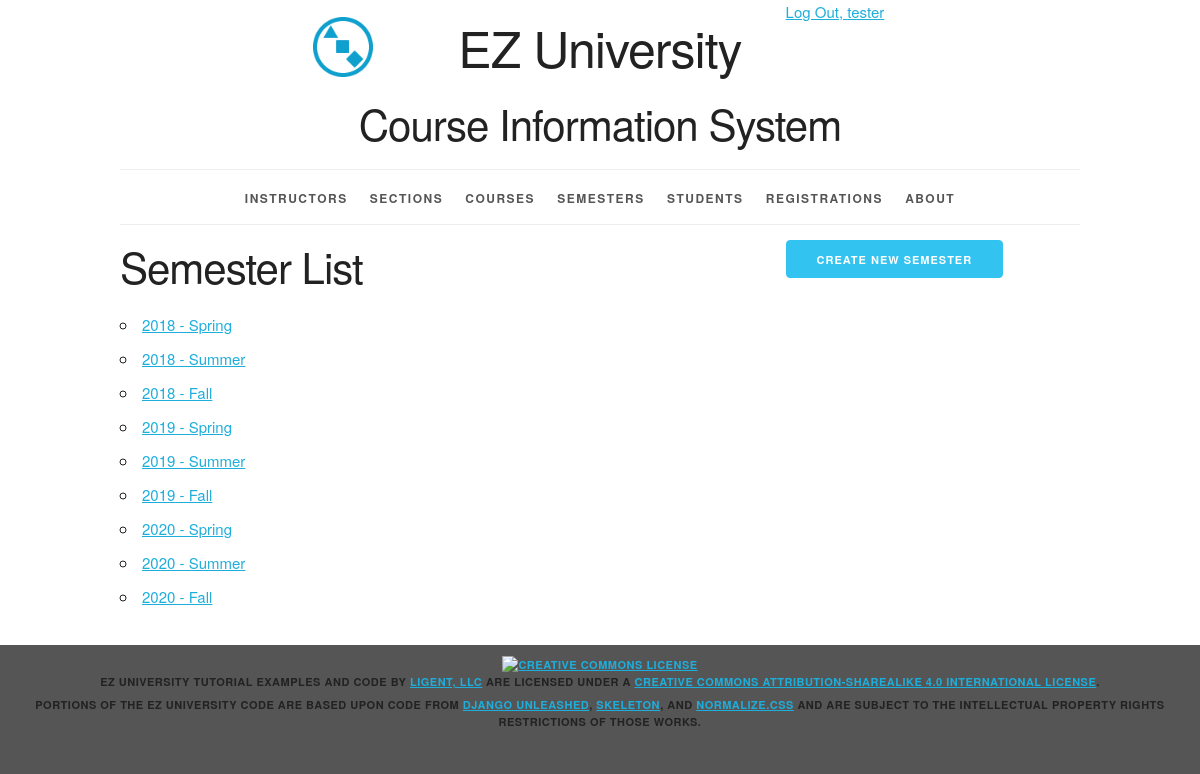
Screenshot of /semester/ (signed in) with the database file from the repository.
### courseInfo/models.py (models this page shows, shortened)
class Semester(models.Model):
    semester_id = models.AutoField(primary_key=True)
    year = models.ForeignKey(Year, related_name='semesters', on_delete=models.PROTECT)
    period = models.ForeignKey(Period, related_name='semesters', on_delete=models.PROTECT)
    def __str__(self):
        return '%s - %s' % (self.year.year, self.period.period_name)
    def get_absolute_url(self):
        return reverse('courseInfo_semester_detail_urlpattern', kwargs={'pk':self.pk})
    class Meta:
        ordering =['year__year', 'period__period_sequence']
        unique_together=('year', 'period')

class Year(models.Model):
    year_id = models.AutoField(primary_key=True)
    year = models.IntegerField(unique=True)
    class Meta:
        ordering = ['year']

class Period(models.Model):
    period_id = models.AutoField(primary_key=True)
    period_sequence = models.IntegerField(unique=True)
    period_name=models.CharField(max_length=45,unique=True)
    class Meta:
        ordering = ['period_sequence']

### courseInfo/views.py (the view)
class SemesterList(LoginRequiredMixin, PermissionRequiredMixin, ListView):
    model = Semester
    permission_required = 'courseInfo.view_semester'

### courseInfo/templates/courseInfo/semester_list.html (shortened to what this page needs)
{% extends 'courseInfo/base.html' %}
{% block create_button %}
    {% if perms.courseInfo.add_semester %}
        <a
                href="{% url 'courseInfo_semester_create_urlpattern' %}"
                class="button button-primary">
            Create New Semester</a>
    {% endif %}
{% endblock %}
{% block org_content %}
    <h2>Semester List</h2>
    <ul>
        {% for semester in semester_list %}
            <li>
                <a href="{{ semester.get_absolute_url }}">
                    {{ semester }}</a>
            </li>
        {% empty %}
            <li><em>There are currently no semesters available.</em></li>
        {% endfor %}
    </ul>
{% endblock %}

### courseInfo/templates/courseInfo/base.html (shortened to what this page needs)
{% load staticfiles %}
<!DOCTYPE html>
<html lang="en">
<head>
    <link rel="stylesheet" type="text/css"
          href="{% static 'courseInfo/normalize.css' %}">
    <link rel="stylesheet" type="text/css"
          href="{% static 'courseInfo/skeleton.css' %}">
    <link rel="stylesheet" type="text/css"
          href="{% static 'courseInfo/style.css' %}">
</head>
<body>
<div class="container">
    <div class="status row">
        <div class="offset-by-eight four columns">
            <ul class="inline">
                {% if user.is_authenticated %}
                    <li><a href="{% url 'logout_urlpattern' %}">
                        Log Out, {{ user.get_username }}</a></li>
                {% else %}
                    <li><a href="{% url 'login_urlpattern' %}">
                        Log In</a></li>
                {% endif %}
            </ul>
        </div>
    </div>
    <header class="row">
        <div class="offset-by-one ten columns">
            <h1 class="logo">EZ University</h1>
            <h2>Course Information System</h2>
        </div>
    </header>
    <nav>
        <ul>
            {% if perms.courseInfo.view_instructor %}
                <li>
                    <a href="{% url 'courseInfo_instructor_list_urlpattern' %}">
                        Instructors</a></li>
            {% endif %}
            {% if perms.courseInfo.view_section %}
                <li>
                    <a href="{% url 'courseInfo_section_list_urlpattern' %}">
                        Sections</a></li>
            {% endif %}
            {% if perms.courseInfo.view_course %}
                <li>
                    <a href="{% url 'courseInfo_course_list_urlpattern' %}">
                        Courses</a></li>
            {% endif %}
            {% if perms.courseInfo.view_semester %}
                <li>
                    <a href="{% url 'courseInfo_semester_list_urlpattern' %}">
                        Semesters</a></li>
            {% endif %}
            {% if perms.courseInfo.view_student %}
                <li>
                    <a href="{% url 'courseInfo_student_list_urlpattern' %}">
                        Students</a></li>
            {% endif %}
            {% if perms.courseInfo.view_registration %}
                <li>
                    <a href="{% url 'courseInfo_registration_list_urlpattern' %}">
                        Registrations</a></li>
            {% endif %}
            <li>
                <a href="{% url 'about_urlpattern' %}">
                    About</a></li>
        </ul>
    </nav>
    <main>
        {% block content %}
            <div class="row">
                <section class="eight columns">
                    {% block org_content %}{% endblock %}
                </section>
                <section class="desktop four columns">
                    {% block create_button %}{% endblock %}
                </section>
            </div>
        {% endblock %}
    </main>
</div>
<footer>
    <p>
        <a rel="license" href="http://creativecommons.org/licenses/by-sa/4.0/">
            <img alt="Creative Commons License" style="border-width:0"
                 src="https://i.creativecommons.org/l/by-sa/4.0/88x31.png"/>
        </a><br/><span property="dct:title">EZ University Tutorial Examples and Code</span>
        by
        <a href="https://www.ligent.net" property="cc:attributionName"
           rel="cc:attributionURL">Ligent, LLC</a> are licensed under a
        <a rel="license" href="http://creativecommons.org/licenses/by-sa/4.0/">Creative Commons Attribution-ShareAlike
            4.0 International License</a>.
    </p>
    <p>Portions of the EZ University code are based upon code from
        <a href="https://django-unleashed.com">Django Unleashed</a>,
        <a href="http://getskeleton.com/">Skeleton</a>, and
        <a href="https://necolas.github.io/normalize.css/">Normalize.css</a> and
        are subject to the intellectual property rights restrictions of those works.
    </p>
</footer>
</body>
</html>

### courseInfo/static/courseInfo/skeleton.css (style rules this page uses)
.container { position: relative; width: 100%; max-width: 960px; margin: 0 auto; padding: 0 20px; box-sizing: border-box; }
.column, .columns { width: 100%; float: left; box-sizing: border-box; }
@media (min-width: 400px) { .container { width: 85%; padding: 0; } }
@media (min-width: 550px) { .container { width: 80%; } }
@media (min-width: 550px) { .column, .columns { margin-left: 4%; } }
@media (min-width: 550px) { .column:first-child, .columns:first-child { margin-left: 0; } }
@media (min-width: 550px) { .four.columns { width: 30.6666666667%; } }
@media (min-width: 550px) { .eight.columns { width: 65.3333333333%; } }
@media (min-width: 550px) { .ten.columns { width: 82.6666666667%; } }
@media (min-width: 550px) { .offset-by-one.column, .offset-by-one.columns { margin-left: 8.66666666667%; } }
@media (min-width: 550px) { .offset-by-eight.column, .offset-by-eight.columns { margin-left: 69.3333333333%; } }
html { font-size: 62.5%; }
body { font-size: 1.5em; line-height: 1.6; font-weight: 400; font-family: "Raleway", "HelveticaNeue", "Helvetica Neue", Helvetica, Arial, sans-serif; color: #222; }
h1, h2, h3, h4, h5, h6 { margin-top: 0; margin-bottom: 2rem; font-weight: 300; }
h1 { font-size: 4.0rem; line-height: 1.2; letter-spacing: -.1rem; }
h2 { font-size: 3.6rem; line-height: 1.25; letter-spacing: -.1rem; }
@media (min-width: 550px) { h1 { font-size: 5.0rem; } }
@media (min-width: 550px) { h2 { font-size: 4.2rem; } }
p { margin-top: 0; }
a { color: #1EAEDB; }
.button, button, input[type="submit"], input[type="reset"], input[type="button"] { display: inline-block; height: 38px; padding: 0 30px; color: #555; text-align: center; font-size: 11px; font-weight: 600; line-height: 38px; letter-spacing: .1rem; text-transform: uppercase; text-decoration: none; white-space: nowrap; background-color: transparent; border-radius: 4px; border: 1px solid #bbb; cursor: pointer; box-sizing: border-box; }
.button.button-primary, button.button-primary, input[type="submit"].button-primary, input[type="reset"].button-primary, input[type="button"].button-primary { color: #FFF; background-color: #33C3F0; border-color: #33C3F0; }
ul { list-style: circle inside; }
ol, ul { padding-left: 0; margin-top: 0; }
li { margin-bottom: 1rem; }
button, .button { margin-bottom: 1rem; }
pre, blockquote, dl, figure, table, p, ul, ol, form { margin-bottom: 2.5rem; }
.container:after, .row:after, .u-cf { content: ""; display: table; clear: both; }

### courseInfo/static/courseInfo/style.css (style rules this page uses)
.desktop { display: none; }
@media (min-width: 550px) { .desktop { display: block; } }
html { height: 100%; background-color: #555; }
body { background-color: white; }
body>div>header { text-align: center;; }
header h1 { display: inline-block; font-weight: normal; font-style: normal; width: 100%; margin-top: 0; padding-top: 0; }
.logo { padding-top: 50px; background-image: url("/static/courseInfo/logo.png"); background-size: 50px; background-repeat: no-repeat; background-position: top; }
@media (min-width: 750px) { .logo { padding-top: 0; background-size: contain; background-position: 0% 0%; } }
@media (min-width: 1000px) { .logo { background-position: 10% 0%; } }
@media (min-width: 1200px) { .logo { background-position: 15% 0%; } }
nav { border-top: 1px solid #eee; width: 100%; border-bottom: 1px solid #eee; margin: 0 0 1em; padding: 0; }
nav ul { margin: 0; padding: 1em 0; list-style-type: none; text-align: center; }
nav ul li { display: inline; padding: 0; margin: 0 0.25em; font-weight: 600; text-transform: uppercase; text-align: center; font-size: 1rem; letter-spacing: .10rem; }
@media (min-width: 400px) { nav ul li { letter-spacing: .15rem; font-size: 1.2rem; margin: 0 0.5em; } }
@media (min-width: 550px) { nav ul li { margin: 0 0.75em; } }
nav ul li a { color: #555; text-decoration: none; background-color: transparent; cursor: pointer; }
.inline { list-style-type: none; padding: 0; margin: 0 0 -0.5em; }
.inline li { display: inline; }
body>footer { width: 100%; background-color: #555; font-size: 1.1rem; letter-spacing: .05rem; font-weight: 600; text-transform: uppercase; text-align: center; padding: 1em 0; margin: 1em 0; }
body>footer p { margin-bottom: 0.5rem; }

### rows the page displays
Semester: year+period "2018 - Spring"
Semester: year+period "2018 - Summer"
Semester: year+period "2018 - Fall"
Semester: year+period "2019 - Spring"
Semester: year+period "2019 - Summer"
Semester: year+period "2019 - Fall"
Semester: year+period "2020 - Spring"
Semester: year+period "2020 - Summer"
Semester: year+period "2020 - Fall"

### other values shown
{{ user.get_username }} "tester"
